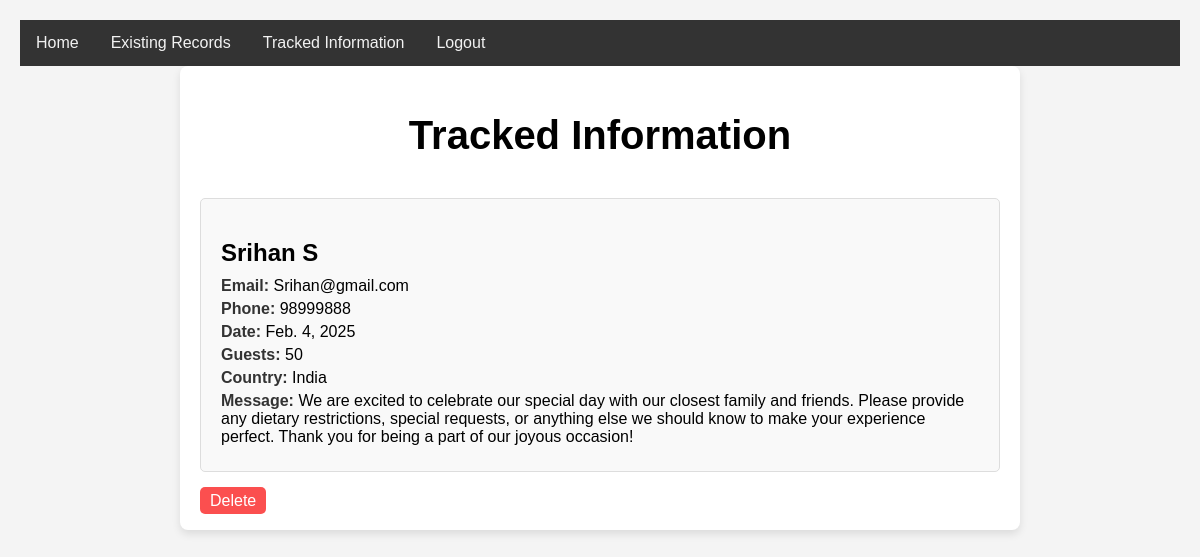
/tracked_info/ (signed in), run on the app's committed database.
### Eventapp/models.py (models this page shows)
class Contact(models.Model):
    name = models.CharField(max_length=25)
    surname = models.CharField(max_length=20)
    email = models.CharField(max_length=30)
    phone = models.CharField(max_length=12)
    date = models.DateField(auto_now=True)
    guests = models.CharField(max_length=255)
    country = models.CharField(max_length=30)
    message = models.TextField()

### admin_role/views.py (the view)
# urls.py: path('tracked_info/', tracked_info, name='tracked_info'),
@login_required
def tracked_info(request):
    contact_entries = Contact.objects.all()
    context = {
        'contact_entries': contact_entries,
    }
    return render(request, 'admin/TrackedInfo.html', context)

### template/admin/TrackedInfo.html (shortened to what this page needs)
{% extends 'admin/Base.html' %}
{% block body %}
    <div class="container">
        <h1>Tracked Information</h1>
        {% for contact in contact_entries %}
        <div class="entry">
            <h2>{{ contact.name }} {{ contact.surname }}</h2>
            <p><strong>Email:</strong> {{ contact.email }}</p>
            <p><strong>Phone:</strong> {{ contact.phone }}</p>
            <p><strong>Date:</strong> {{ contact.date }}</p>
            <p><strong>Guests:</strong> {{ contact.guests }}</p>
            <p><strong>Country:</strong> {{ contact.country }}</p>
            <p><strong>Message:</strong> {{ contact.message }}</p>
        </div>
        <div id="del_button">
            <a href="{% url 'Eventapp:delete_record' model='contacts' id=contact.id %}">Delete</a>
        </div>
        {% endfor %}
    </div>
</body>
</html>
{% endblock %}

### template/admin/Base.html (shortened to what this page needs)
<!DOCTYPE html>
<html lang="en">
<head>
</head>
<body>
    <div class="navbar">
        <a href="{% url 'Eventapp:custom_admin' %}">Home</a>
        <a href="{% url 'Eventapp:records_page' %}">Existing Records</a>
        <a href="{% url 'Eventapp:tracked_info' %}">Tracked Information</a>
        {% if user.is_authenticated %}
            <a href="{% url 'Eventapp:logout' %}">Logout</a>
        {% else %}
            <a href="{% url 'Eventapp:login' %}">Login</a>
        {% endif %}
    </div>
    {% block body %}
    {% endblock %}
</body>

### template/admin/Base.html (style rules this page uses)
body { font-family: 'Poppins', sans-serif; margin: 0; padding: 20px; background-color: #f4f4f4; }
.navbar { background-color: #333; overflow: hidden; }
.navbar a { float: left; display: block; color: #f2f2f2; text-align: center; padding: 14px 16px; text-decoration: none; }

### template/admin/TrackedInfo.html (style rules this page uses)
.container { max-width: 800px; margin: 0 auto; padding: 20px; background-color: #fff; border-radius: 8px; box-shadow: 0 4px 8px rgba(0, 0, 0, 0.1); }
h1 { text-align: center; margin-bottom: 40px; font-size: 2.5rem; }
.entry { border: 1px solid #ddd; border-radius: 5px; padding: 20px; margin-bottom: 20px; background-color: #f9f9f9; }
.entry h2 { font-size: 1.5rem; margin-bottom: 10px; }
.entry p { margin: 5px 0; }
.entry strong { color: #333; }
#del_button a { margin-right: 10px; padding: 5px 10px; background: rgb(251, 79, 79); color: #fff; border-radius: 5px; text-decoration: none; transition: background-color 0.3s; }

### data on the page
Contact: name "Srihan", surname "S", email "Srihan@gmail.com", phone "98999888", date "Feb. 4, 2025", guests "50", country "India", message "We are excited to celebrate our special day with our closest family and friends. Please provide any dietary restrictions, special requests, or anything else we should know to make your experience perfect. Thank you for being a part of our joyous occasion!"
